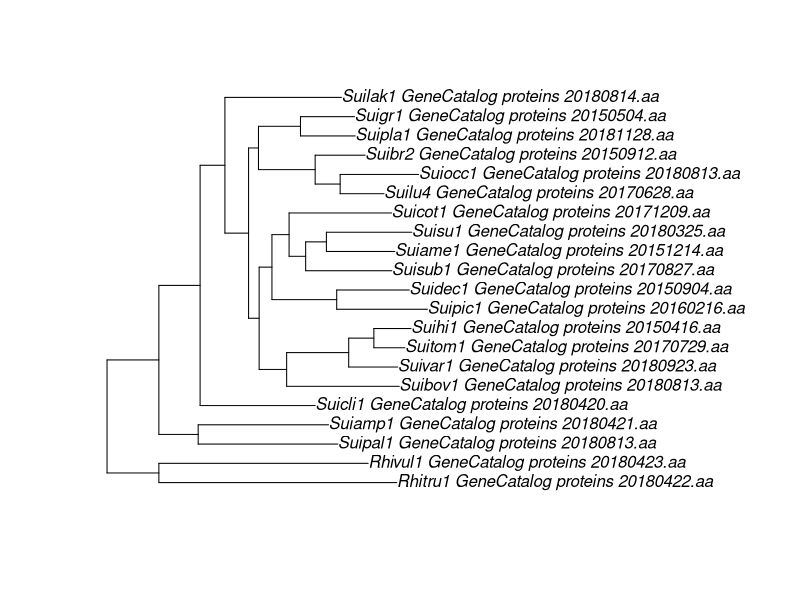

Write R code to recreate this figure. (Note: this script raises an error after producing the figure.)
#set directory
setwd("~/Desktop/Chapter 3/ASR")
library(phytools)
library(ape)

#load tree wih branch lengths generate with STAG
state_df<- read.csv("Suillus_trait_states.csv")

#read in tree
phy<- as.character(state_df[1,6])
phy<- read.tree(text = phy)

plot.phylo(phy)

#read in the data
host_state_df <- data.frame(taxa=state_df$X, host_state=(state_df[,5]))

x2<- host_state_df[,2] 
x3<-setNames(host_state_df[,2],host_state_df[,1])


#need to make a simmap to connect chr states to tips
phy2<-make.simmap(phy, x3)

#link the host states 
states<-getStates(phy2,"tips")
states

#this is your tree
plotTree(phy2,type="phylogram",fsize=0.8,ftype="i")

#track states no coloring the nodes
cols<-setNames(palette()[1:length(unique(states))],sort(unique(states)))
tiplabels(pie=to.matrix(states,sort(unique(states))),piecol=cols,cex=0.3)
add.simmap.legend(colors=cols,x=0.9*par()$usr[1],
                  y=-max(nodeHeights(phy2)),fsize=0.8)


#now calculate probability of ancesteral state
fitER<-ace(states,phy2,model="ER",type="discrete")
fitER
plotTree(phy2,type="phylogram",fsize=0.8,ftype="i")
nodelabels(node=1:tree$Nnode+Ntip(phy2),
           pie=fitER$lik.anc,piecol=cols,cex=0.5)
tiplabels(pie=to.matrix(states,sort(unique(states))),piecol=cols,cex=0.3)
add.simmap.legend(colors=cols,x=0.9*par()$usr[1],
                  y=-max(nodeHeights(phy2)),fsize=0.8)




#the above but using an MCMC approach to sample character histories from their posterior probability distribution

# simulate single stochastic character map using empirical Bayes method
mtree<-make.simmap(phy2,states,model="ER")
mtree
plot(mtree,type="phylogram",fsize=0.8,ftype="i")
add.simmap.legend(colors=cols,x=0.9*par()$usr[1],
                  y=-max(nodeHeights(phy2)),fsize=0.8)


#Note- this dosent really mean anything, we need to look at a whole population of these mappings
mtrees<-make.simmap(phy2,states,model="ER",nsim=100)
mtrees

par(mfrow=c(10,10))
null<-sapply(mtrees,plot,colors=cols,lwd=1,ftype="off")

#yuck. lets turn that into stats
#this is the proportion of time spent in each state, and the posterior probabilities that each internal node is in each state, under the model.
pd<-summary(mtrees,plot=FALSE)
pd



data(anoletree)
## this is just to pull out the tip states from the
## data object - normally we would read this from file
x<-getStates(anoletree,"tips")
tree<-anoletree
rm(anoletree)
tree
x
plotTree(tree,type="fan",fsize=0.8,ftype="i")
cols<-setNames(palette()[1:length(unique(x))],sort(unique(x)))
tiplabels(pie=to.matrix(x,sort(unique(x))),piecol=cols,cex=0.3)
add.simmap.legend(colors=cols,prompt=FALSE,x=0.9*par()$usr[1],
                  y=-max(nodeHeights(tree)),fsize=0.8)

fitER<-ace(x,tree,model="ER",type="discrete")
fitER
plotTree(tree,type="fan",fsize=0.8,ftype="i")
nodelabels(node=1:tree$Nnode+Ntip(tree),
           pie=fitER$lik.anc,piecol=cols,cex=0.5)
tiplabels(pie=to.matrix(x,sort(unique(x))),piecol=cols,cex=0.3)
add.simmap.legend(colors=cols,prompt=FALSE,x=0.9*par()$usr[1],
                  y=-max(nodeHeights(tree)),fsize=0.8)


mtree<-make.simmap(tree,x,model="ER")
mtree
plot(mtree,cols,type="fan",fsize=0.8,ftype="i")
